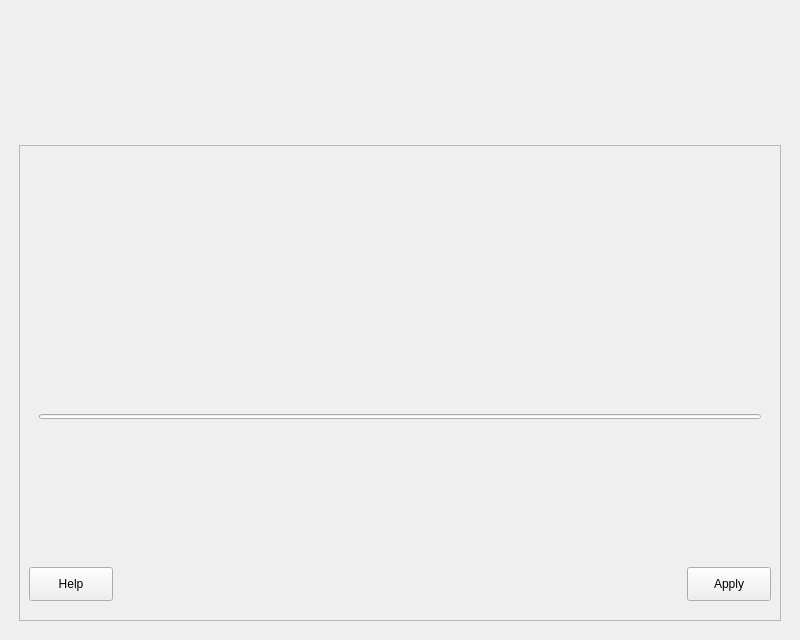
<?xml version="1.0" encoding="UTF-8"?>
<ui version="4.0">
 <class>MainWindow</class>
 <widget class="QMainWindow" name="MainWindow">
  <property name="windowModality">
   <enum>Qt::ApplicationModal</enum>
  </property>
  <property name="geometry">
   <rect>
    <x>0</x>
    <y>0</y>
    <width>800</width>
    <height>640</height>
   </rect>
  </property>
  <property name="sizePolicy">
   <sizepolicy hsizetype="Ignored" vsizetype="Ignored">
    <horstretch>0</horstretch>
    <verstretch>0</verstretch>
   </sizepolicy>
  </property>
  <property name="minimumSize">
   <size>
    <width>800</width>
    <height>200</height>
   </size>
  </property>
  <property name="windowTitle">
   <string>LliureX Flavours Selector Legacy</string>
  </property>
  <property name="windowIcon">
   <iconset theme="zero-lliurex-flavours-legacy"/>
  </property>
  <widget class="QWidget" name="centralwidget">
   <property name="enabled">
    <bool>true</bool>
   </property>
   <property name="sizePolicy">
    <sizepolicy hsizetype="Expanding" vsizetype="Expanding">
     <horstretch>0</horstretch>
     <verstretch>0</verstretch>
    </sizepolicy>
   </property>
   <property name="minimumSize">
    <size>
     <width>700</width>
     <height>250</height>
    </size>
   </property>
   <property name="maximumSize">
    <size>
     <width>16777215</width>
     <height>16777215</height>
    </size>
   </property>
   <layout class="QVBoxLayout" name="verticalLayout">
    <item>
     <widget class="QLabel" name="bannerLabel">
      <property name="minimumSize">
       <size>
        <width>670</width>
        <height>120</height>
       </size>
      </property>
      <property name="layoutDirection">
       <enum>Qt::LeftToRight</enum>
      </property>
      <property name="text">
       <string/>
      </property>
      <property name="pixmap">
       <pixmap>flavourselector-banner.png</pixmap>
      </property>
      <property name="alignment">
       <set>Qt::AlignHCenter|Qt::AlignTop</set>
      </property>
     </widget>
    </item>
    <item>
     <layout class="QVBoxLayout" name="verticalLayout_3">
      <property name="leftMargin">
       <number>10</number>
      </property>
      <property name="topMargin">
       <number>10</number>
      </property>
      <property name="rightMargin">
       <number>10</number>
      </property>
      <property name="bottomMargin">
       <number>10</number>
      </property>
      <item>
       <widget class="QScrollArea" name="scrollArea">
        <property name="minimumSize">
         <size>
          <width>0</width>
          <height>200</height>
         </size>
        </property>
        <property name="widgetResizable">
         <bool>true</bool>
        </property>
        <widget class="QWidget" name="scrollAreaWidgetContents">
         <property name="geometry">
          <rect>
           <x>0</x>
           <y>0</y>
           <width>764</width>
           <height>478</height>
          </rect>
         </property>
         <property name="minimumSize">
          <size>
           <width>0</width>
           <height>0</height>
          </size>
         </property>
         <layout class="QVBoxLayout" name="verticalLayout_5">
          <item>
           <layout class="QHBoxLayout" name="horizontalLayout_2" stretch="0">
            <property name="spacing">
             <number>0</number>
            </property>
            <property name="sizeConstraint">
             <enum>QLayout::SetNoConstraint</enum>
            </property>
            <property name="leftMargin">
             <number>0</number>
            </property>
            <property name="topMargin">
             <number>10</number>
            </property>
            <property name="rightMargin">
             <number>0</number>
            </property>
            <property name="bottomMargin">
             <number>10</number>
            </property>
            <item alignment="Qt::AlignLeft|Qt::AlignVCenter">
             <widget class="QLabel" name="flavourTitle">
              <property name="minimumSize">
               <size>
                <width>0</width>
                <height>0</height>
               </size>
              </property>
              <property name="font">
               <font>
                <pointsize>11</pointsize>
               </font>
              </property>
              <property name="text">
               <string/>
              </property>
             </widget>
            </item>
           </layout>
          </item>
          <item>
           <layout class="QVBoxLayout" name="mainBox">
            <property name="leftMargin">
             <number>0</number>
            </property>
            <property name="topMargin">
             <number>0</number>
            </property>
            <property name="rightMargin">
             <number>0</number>
            </property>
            <property name="bottomMargin">
             <number>0</number>
            </property>
           </layout>
          </item>
          <item>
           <layout class="QHBoxLayout" name="horizontalLayout_3" stretch="0,0">
            <property name="spacing">
             <number>0</number>
            </property>
            <property name="leftMargin">
             <number>10</number>
            </property>
            <property name="topMargin">
             <number>10</number>
            </property>
            <property name="rightMargin">
             <number>10</number>
            </property>
            <property name="bottomMargin">
             <number>10</number>
            </property>
            <item>
             <widget class="QLabel" name="messageImg">
              <property name="minimumSize">
               <size>
                <width>40</width>
                <height>40</height>
               </size>
              </property>
              <property name="maximumSize">
               <size>
                <width>40</width>
                <height>40</height>
               </size>
              </property>
              <property name="text">
               <string/>
              </property>
              <property name="pixmap">
               <pixmap>dialog-error.png</pixmap>
              </property>
              <property name="alignment">
               <set>Qt::AlignCenter</set>
              </property>
              <property name="margin">
               <number>10</number>
              </property>
             </widget>
            </item>
            <item>
             <widget class="QLabel" name="messageLabel">
              <property name="minimumSize">
               <size>
                <width>0</width>
                <height>40</height>
               </size>
              </property>
              <property name="maximumSize">
               <size>
                <width>16777215</width>
                <height>40</height>
               </size>
              </property>
              <property name="font">
               <font>
                <pointsize>11</pointsize>
               </font>
              </property>
              <property name="text">
               <string/>
              </property>
              <property name="alignment">
               <set>Qt::AlignLeading|Qt::AlignLeft|Qt::AlignVCenter</set>
              </property>
              <property name="margin">
               <number>10</number>
              </property>
             </widget>
            </item>
           </layout>
          </item>
          <item>
           <layout class="QHBoxLayout" name="horizontalLayout_4" stretch="0">
            <property name="spacing">
             <number>0</number>
            </property>
            <property name="leftMargin">
             <number>10</number>
            </property>
            <property name="topMargin">
             <number>0</number>
            </property>
            <property name="rightMargin">
             <number>10</number>
            </property>
            <property name="bottomMargin">
             <number>0</number>
            </property>
            <item>
             <widget class="QProgressBar" name="progressBar">
              <property name="minimumSize">
               <size>
                <width>0</width>
                <height>5</height>
               </size>
              </property>
              <property name="maximumSize">
               <size>
                <width>16777215</width>
                <height>5</height>
               </size>
              </property>
              <property name="maximum">
               <number>500</number>
              </property>
              <property name="value">
               <number>0</number>
              </property>
              <property name="alignment">
               <set>Qt::AlignCenter</set>
              </property>
              <property name="textVisible">
               <bool>false</bool>
              </property>
             </widget>
            </item>
           </layout>
          </item>
          <item>
           <layout class="QHBoxLayout" name="horizontalLayout" stretch="0,0">
            <property name="leftMargin">
             <number>0</number>
            </property>
            <property name="topMargin">
             <number>10</number>
            </property>
            <property name="rightMargin">
             <number>0</number>
            </property>
            <property name="bottomMargin">
             <number>10</number>
            </property>
            <item alignment="Qt::AlignLeft|Qt::AlignBottom">
             <widget class="QPushButton" name="helpButton">
              <property name="sizePolicy">
               <sizepolicy hsizetype="Fixed" vsizetype="Fixed">
                <horstretch>0</horstretch>
                <verstretch>0</verstretch>
               </sizepolicy>
              </property>
              <property name="minimumSize">
               <size>
                <width>84</width>
                <height>34</height>
               </size>
              </property>
              <property name="maximumSize">
               <size>
                <width>84</width>
                <height>34</height>
               </size>
              </property>
              <property name="text">
               <string>Help</string>
              </property>
              <property name="icon">
               <iconset theme="help-whatsthis">
                <normaloff>.</normaloff>.</iconset>
              </property>
             </widget>
            </item>
            <item alignment="Qt::AlignRight|Qt::AlignBottom">
             <widget class="QPushButton" name="applyButton">
              <property name="sizePolicy">
               <sizepolicy hsizetype="Fixed" vsizetype="Fixed">
                <horstretch>0</horstretch>
                <verstretch>0</verstretch>
               </sizepolicy>
              </property>
              <property name="minimumSize">
               <size>
                <width>84</width>
                <height>34</height>
               </size>
              </property>
              <property name="maximumSize">
               <size>
                <width>84</width>
                <height>34</height>
               </size>
              </property>
              <property name="layoutDirection">
               <enum>Qt::LeftToRight</enum>
              </property>
              <property name="text">
               <string>Apply</string>
              </property>
              <property name="icon">
               <iconset theme="gtk-ok">
                <normaloff>.</normaloff>.</iconset>
              </property>
              <property name="autoDefault">
               <bool>false</bool>
              </property>
             </widget>
            </item>
           </layout>
          </item>
         </layout>
        </widget>
       </widget>
      </item>
     </layout>
    </item>
   </layout>
  </widget>
 </widget>
 <resources/>
 <connections/>
</ui>
